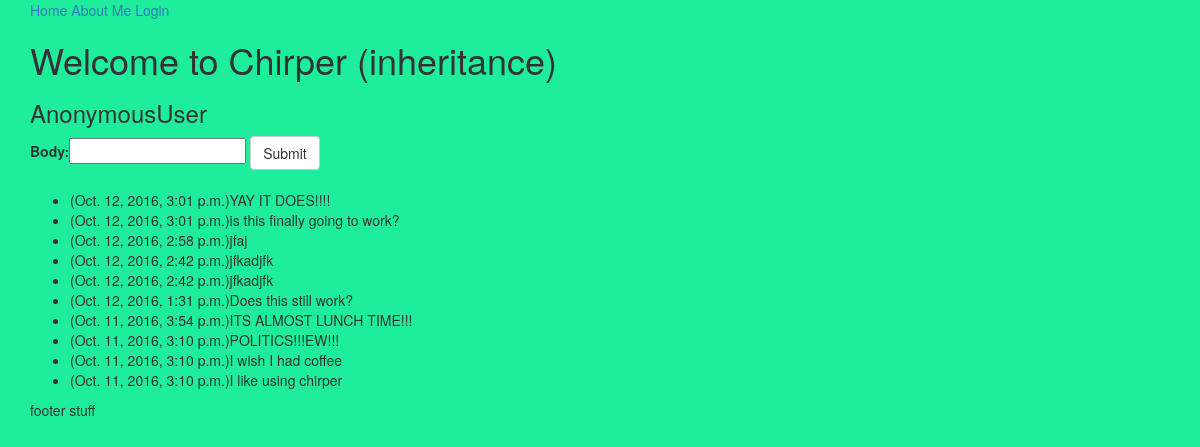
Before: / with the older database file.
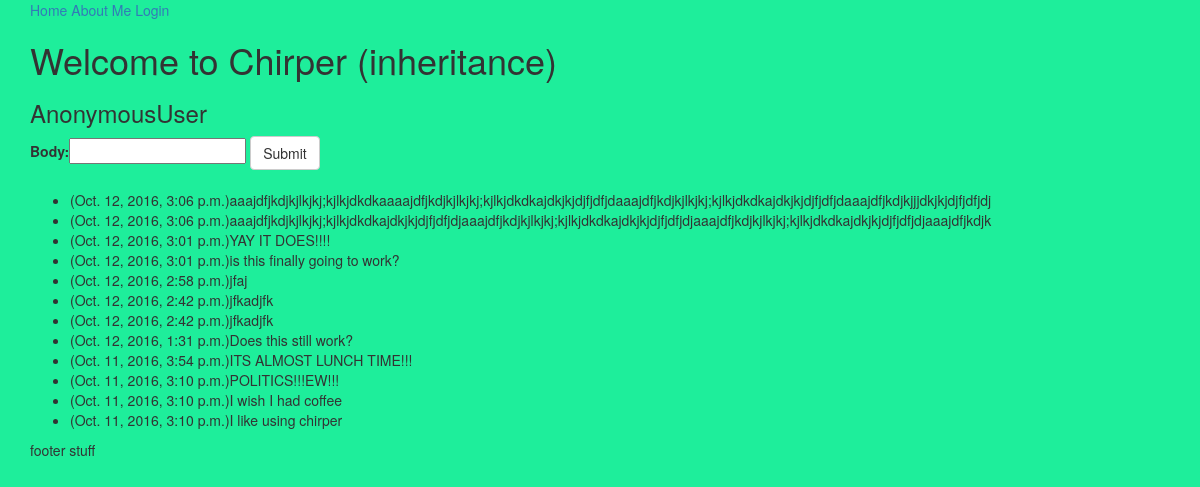
After: the same page with the newer database file.
### app/models.py (models this page shows)
class Chirp(models.Model):
    body = models.CharField(max_length=140)
    created = models.DateTimeField(auto_now_add=True)

### app/views.py (the view)
# urls.py: url(r'^$', index_view, name="index_view"),
def index_view(request):
    if request.POST:
        instance = ChirpForm(request.POST)
        if instance.is_valid():
            instance.save()
    context = {
        "form": ChirpForm(),
        "all_chirps": Chirp.objects.all().order_by("-created")
    }
    return render(request, "index.html", context)

### app/forms.py
class ChirpForm(forms.ModelForm):
    class Meta:
        fields = ("body", )
        model = Chirp

### templates/index.html (shortened to what this page needs)
{% extends 'base.html' %}
{% block content %}
<h1>Welcome to Chirper (inheritance)</h1>
<h3>{{ request.user }}</h3>
<form class="" action="" method="post">
  {{ form }}
  <input class="btn btn-default" type="submit" value="Submit">
</form>
<br>
<ul>
  {% for chirp in all_chirps %}
    <li>({{ chirp.created }}){{ chirp.body }}</li>
  {% endfor %}
</ul>
{% endblock %}

Changed rows visible on the page:
added Chirp: created "Oct. 12, 2016, 3:06 p.m.", body "aaajdfjkdjkjlkjkj;kjlkjdkdkaaaajdfjkdjkjlkjkj;kjlkjdkdkajdkjkjdjfjdfjdaaajdfjkdjkjlkjkj;kjlkjdkdkajdkjkjdjfjdfjdaaajdfjkdjkjjjdkjkjdjfjdfjdj"
added Chirp: created "Oct. 12, 2016, 3:06 p.m.", body "aaajdfjkdjkjlkjkj;kjlkjdkdkajdkjkjdjfjdfjdjaaajdfjkdjkjlkjkj;kjlkjdkdkajdkjkjdjfjdfjdjaaajdfjkdjkjlkjkj;kjlkjdkdkajdkjkjdjfjdfjdjaaajdfjkdjk"
